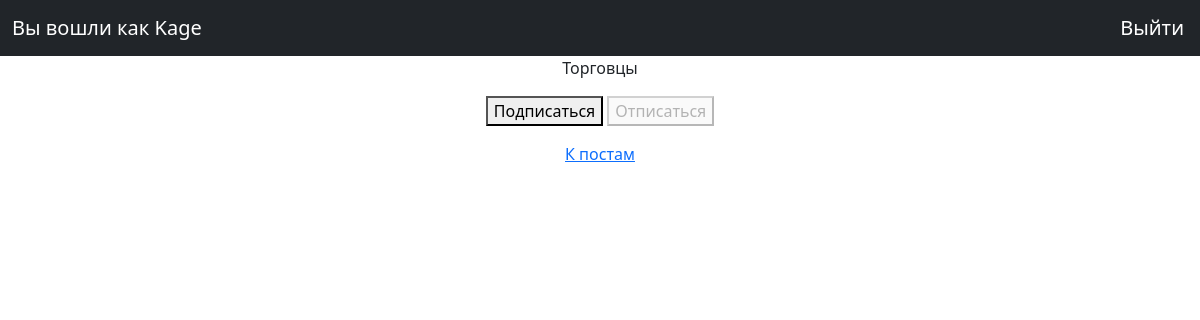
The app's page /posts/subscriptions/ (signed in), older data.
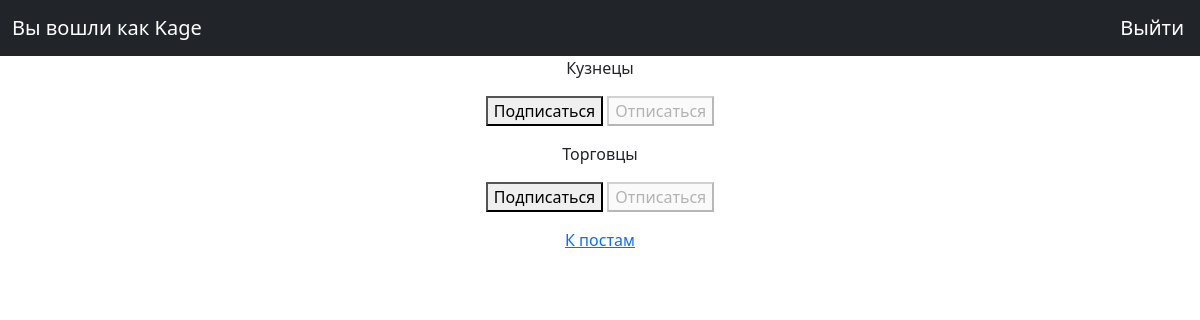
The same page, newer data.
### PostBoard_main/models.py (models this page shows, shortened)
class Category(models.Model):
    name = models.CharField(max_length=30, unique=True, help_text=_('Category name'))
    subscriber = models.ManyToManyField(User, through='Subscriptions')

### PostBoard_main/views.py (the view, shortened to what this page needs)
# urls.py: path('subscriptions/', subscriptions, name='subscriptions'),
@login_required
@csrf_protect
def subscriptions(request):
    categories_with_subscriptions = Category.objects.annotate(
        user_subscribed=Exists(
            Subscriptions.objects.filter(
                user=request.user,
                to_category=OuterRef('pk'),
            )
        )
    ).order_by('name')
    return render(
        request,
        'subscriptions.html',
        {'categories': categories_with_subscriptions},
    )

### templates/subscriptions.html (shortened to what this page needs)
{% extends 'flatpages/default.html' %}
{% block content %}
    {% for category in categories %}
        <p>
            {{ category.name }}
            <form method="post">
                {% if category.user_subscribed %}
                    <button disabled>Подписаться</button>
                    <button name="action" value="unsubscribe">Отписаться</button>
                {% else %}
                    <button name="action" value="subscribe">Подписаться</button>
                    <button disabled>Отписаться</button>
                {% endif %}
            </form>
        </p>
    {% endfor %}
    <a href="{% url 'posts' %}"> К постам </a>
{% endblock content %}

Row changes from the older to the newer data that the page shows:
added Category: name "Кузнецы", shows "Подписаться"
